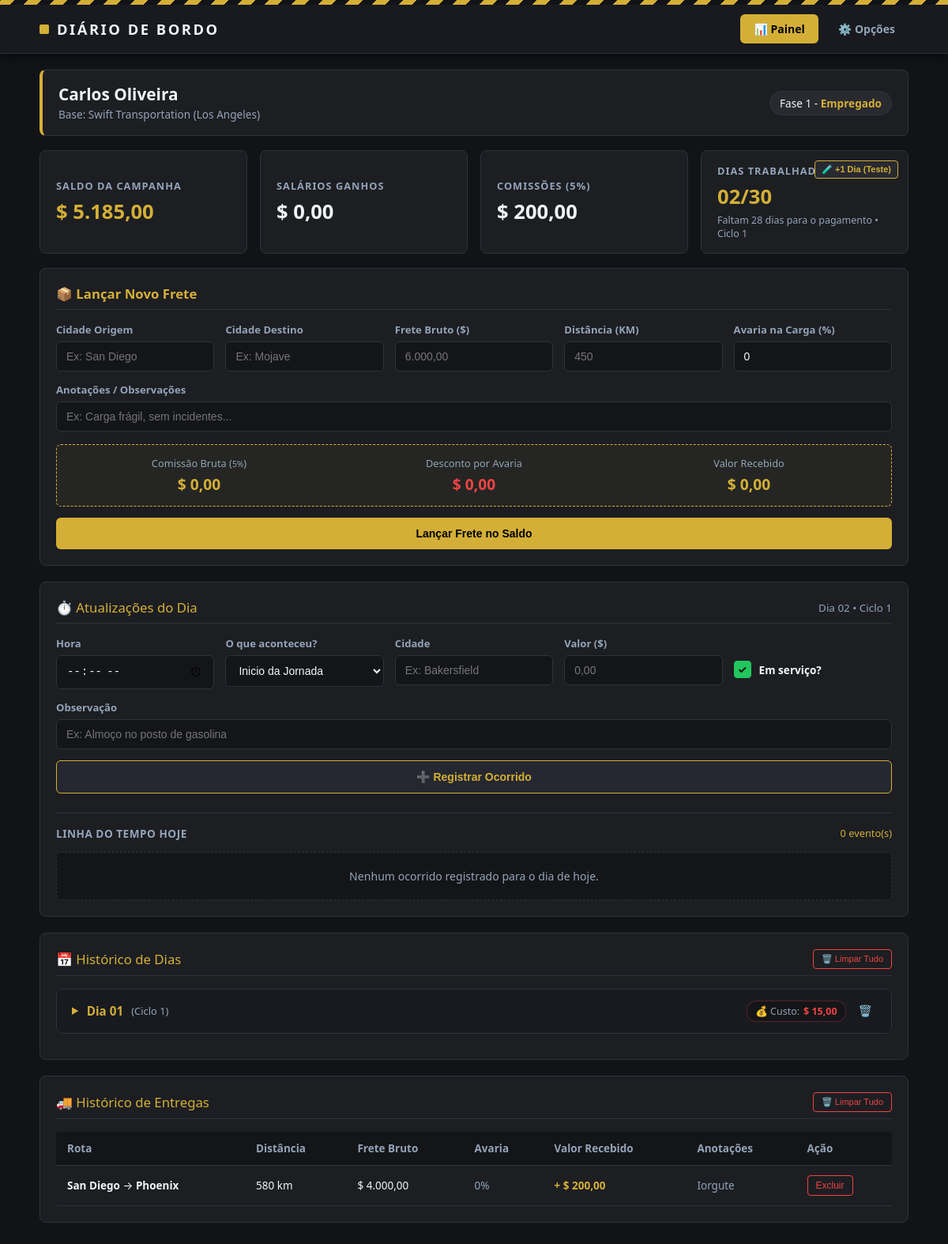
Before: / with the older database file.
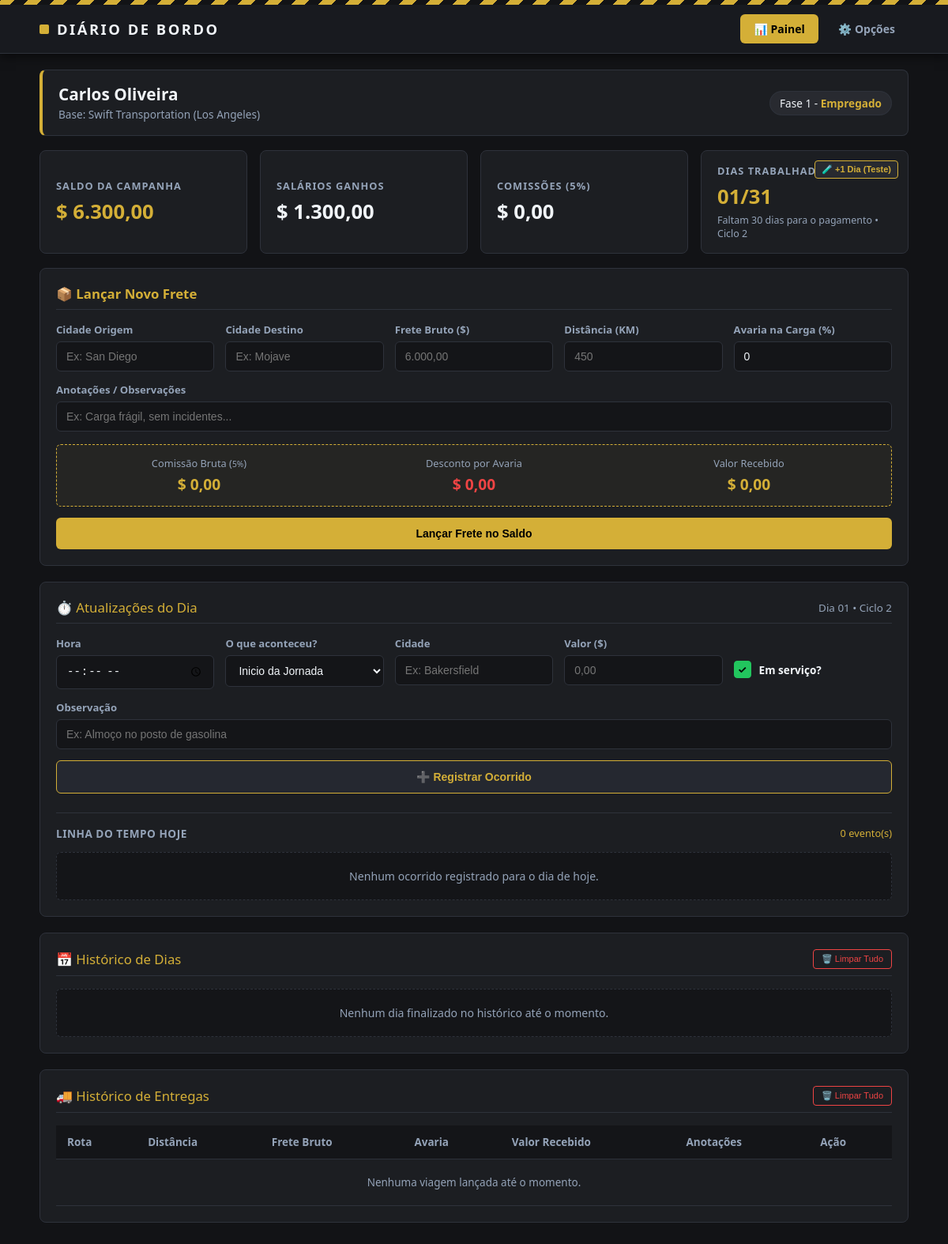
After: the same page with the newer database file.
### app.py (models this page shows)
class Jogador(db.Model):
    id = db.Column(db.Integer, primary_key=True)
    nome = db.Column(db.String(100), default="Motorista")
    empresa_base = db.Column(db.String(100), default="Swift Transportation")
    cidade_base = db.Column(db.String(100), default="Los Angeles")
    fase = db.Column(db.Integer, default=1)
    cargo = db.Column(db.String(100), default="Empregado")
    moeda = db.Column(db.String(10), default="$")
    saldo = db.Column(db.Float, default=0.0)
    total_salarios = db.Column(db.Float, default=0.0)
    dias_trabalhados = db.Column(db.Integer, default=1)
    ciclo = db.Column(db.Integer, default=1)
    @property
    def dias_no_mes(self):
        return 30 if (self.ciclo % 2 != 0) else 31

class DiaHistorico(db.Model):
    id = db.Column(db.Integer, primary_key=True)
    numero_dia = db.Column(db.Integer, nullable=False)
    ciclo = db.Column(db.Integer, nullable=False)
    situacao = db.Column(db.String(50), default="Tranquilo")
    chuva = db.Column(db.String(50), default="Sem chuva")
    custo_total = db.Column(db.Float, default=0.0)
    eventos = db.relationship('EventoDia', backref='dia_historico', lazy=True, cascade="all, delete")

class Viagem(db.Model):
    id = db.Column(db.Integer, primary_key=True)
    origem = db.Column(db.String(100), nullable=False)
    destino = db.Column(db.String(100), nullable=False)
    frete_bruto = db.Column(db.Float, nullable=False)
    distancia_km = db.Column(db.Float, nullable=False)
    avaria_pct = db.Column(db.Float, default=0.0)
    comissao_recebida = db.Column(db.Float, nullable=False)
    anotacoes = db.Column(db.String(255), nullable=True)

### app.py (the view)
@app.route('/')
def dashboard():
    jogador = Jogador.query.first()
    if not jogador:
        jogador = Jogador(nome="Carlos Oliveira", empresa_base="Swift Transportation", cidade_base="Los Angeles", fase=1, cargo="Empregado", moeda="$", saldo=5000.0, total_salarios=0.0, dias_trabalhados=1, ciclo=1)
        db.session.add(jogador)
        db.session.commit()
    viagens = Viagem.query.order_by(Viagem.id.desc()).all()
    eventos_pendentes = EventoDia.query.filter_by(dia_historico_id=None).order_by(EventoDia.id.asc()).all()
    historico_dias = DiaHistorico.query.order_by(DiaHistorico.id.desc()).all()
    return render_template('dashboard.html', jogador=jogador, viagens=viagens, eventos_pendentes=eventos_pendentes, historico_dias=historico_dias, aba_ativa='painel')

### app.py (called while the page is built)
@app.template_filter('moeda')
def moeda_filter(valor, simbolo='$'):
    if valor is None:
        valor = 0.0
    sinal = '-' if valor < 0 else ''
    valor_abs = abs(valor)
    valor_formatado = f"{valor_abs:,.2f}".replace(',', 'X').replace('.', ',').replace('X', '.')
    return f"{sinal}{simbolo} {valor_formatado}"

@app.template_filter('numero')
def numero_filter(valor, casas=0):
    if valor is None: valor = 0
    if casas == 0: return f"{int(valor):,}".replace(',', '.')
    else: return f"{{:,.{casas}f}}".format(valor).replace(',', 'X').replace('.', ',').replace('X', '.')

### templates/dashboard.html (shortened to what this page needs)
{% extends 'base.html' %}
{% block content %}
<div class="header-profile">
    <div>
        <h2>{{ jogador.nome }}</h2>
        <small>Base: {{ jogador.empresa_base }} ({{ jogador.cidade_base }})</small>
    </div>
    <div>
        <span style="background: #282a30; padding: 5px 12px; border-radius: 20px; border: 1px solid var(--borda); font-size: 0.85em;">
            Fase {{ jogador.fase }} - <strong style="color: var(--dourado);">{{ jogador.cargo }}</strong>
        </span>
    </div>
</div>
<div class="cards">
    <div class="card">
        <h3>SALDO DA CAMPANHA</h3>
        <div class="value" style="color: {% if jogador.saldo < 0 %}var(--vermelho){% else %}var(--dourado){% endif %};">
            {{ jogador.saldo | moeda(jogador.moeda) }}
        </div>
    </div>
    <div class="card">
        <h3>SALÁRIOS GANHOS</h3>
        <div class="value" style="color: var(--texto-claro);">
            {{ jogador.total_salarios | moeda(jogador.moeda) }}
        </div>
    </div>
    <div class="card">
        <h3>COMISSÕES ({% if jogador.fase == 1 %}5%{% elif jogador.fase == 2 %}10%{% else %}20%{% endif %})</h3>
        <div class="value" style="color: var(--texto-claro);">
            {{ (viagens | sum(attribute='comissao_recebida')) | moeda(jogador.moeda) }}
        </div>
    </div>
    <div class="card">
        <form action="/avancar_dia" method="POST" style="margin: 0;">
            <button type="submit" class="btn-test" title="Clique para simular a passagem de 1 dia">🧪 +1 Dia (Teste)</button>
        </form>
        <h3>DIAS TRABALHADOS</h3>
        {% set ciclo_atual = jogador.ciclo if jogador.ciclo is defined else 1 %}
        {% set dias_totais = jogador.dias_no_mes %}
        {% set dias_atuais = jogador.dias_trabalhados if jogador.dias_trabalhados is defined else 1 %}
        {% set dias_restantes = dias_totais - dias_atuais %}
        <div class="value" style="color: var(--dourado);">
            {{ "%02d"|format(dias_atuais) }}/{{ dias_totais }}
        </div>
        <div class="subtext">
            Faltam {{ dias_restantes }} dias para o pagamento • Ciclo {{ ciclo_atual }}
        </div>
    </div>
</div>
<div class="form-section">
    <h3 class="section-title">📦 Lançar Novo Frete</h3>
    <form action="/registrar_viagem" method="POST" id="formViagem">
        <div class="form-grid">
            <div class="form-group">
                <label>Cidade Origem</label>
                <input type="text" name="origem" placeholder="Ex: San Diego" required>
            </div>
            <div class="form-group">
                <label>Cidade Destino</label>
                <input type="text" name="destino" placeholder="Ex: Mojave" required>
            </div>
            <div class="form-group">
                <label>Frete Bruto ({{ jogador.moeda }})</label>
                <input type="text" id="frete_bruto" name="frete_bruto" inputmode="numeric" placeholder="6.000,00" required>
            </div>
            <div class="form-group">
                <label>Distância (KM)</label>
                <input type="text" id="distancia_km" name="distancia_km" placeholder="450" required>
            </div>
            <div class="form-group">
                <label>Avaria na Carga (%)</label>
                <input type="text" id="avaria_pct" name="avaria_pct" value="0" placeholder="0">
            </div>
            <div class="form-group full-width">
                <label>Anotações / Observações</label>
                <input type="text" name="anotacoes" placeholder="Ex: Carga frágil, sem incidentes...">
            </div>
        </div>
        <div class="preview-box">
            <div class="preview-item">
                <div style="color: var(--texto-mudo); font-size: 0.8em; margin-bottom: 4px; white-space: nowrap;">
                    Comissão Bruta (<span id="txtPctComissao" style="display: inline !important; padding: 0; margin: 0;">{% if jogador.fase == 1 %}5%{% elif jogador.fase == 2 %}10%{% else %}20%{% endif %}</span>)
                </div>
                <strong id="prevComissaoBruta">{{ jogador.moeda }} 0,00</strong>
            </div>
            <div class="preview-item">
                <div style="color: var(--texto-mudo); font-size: 0.8em; margin-bottom: 4px; white-space: nowrap;">
                    Desconto por Avaria
                </div>
                <strong id="prevDesconto" style="color: var(--vermelho);">{{ jogador.moeda }} 0,00</strong>
            </div>
            <div class="preview-item">
                <div style="color: var(--texto-mudo); font-size: 0.8em; margin-bottom: 4px; white-space: nowrap;">
                    Valor Recebido
                </div>
                <strong id="prevComissaoLiquida">{{ jogador.moeda }} 0,00</strong>
            </div>
        </div>
        <button type="submit" class="btn-submit">Lançar Frete no Saldo</button>
    </form>
</div>
<div class="form-section" id="secao-atualizacoes">
    <div class="section-title">
        <span>⏱️ Atualizações do Dia</span>
        <span style="font-size: 0.8em; color: var(--texto-mudo);">Dia {{ "%02d"|format(jogador.dias_trabalhados) }} • Ciclo {{ jogador.ciclo }}</span>
    </div>
    <form action="/registrar_evento" method="POST" id="formEvento">
        <div class="form-grid">
            <div class="form-group">
                <label>Hora</label>
                <input type="time" name="hora" required>
            </div>
            <div class="form-group">
                <label>O que aconteceu?</label>
                <select name="tipo" required>
                    <option value="Inicio da Jornada">Inicio da Jornada</option>
                </select>
            </div>
            <div class="form-group">
                <label>Cidade</label>
                <input type="text" name="cidade" placeholder="Ex: Bakersfield" required>
            </div>
            <div class="form-group">
                <label>Valor ({{ jogador.moeda }})</label>
                <input type="text" id="valor_evento" name="valor" inputmode="numeric" placeholder="0,00">
            </div>
            <div class="form-group">
                <div class="custom-checkbox-container">
                    <label class="custom-checkbox">
                        <span class="checkmark"></span>
                        Em serviço?
                    </label>
                </div>
            </div>
            <div class="form-group full-width">
                <label>Observação</label>
                <input type="text" name="observacao" placeholder="Ex: Almoço no posto de gasolina">
            </div>
        </div>
        <button type="submit" class="btn-add-event">➕ Registrar Ocorrido</button>
    </form>
    <div style="margin-top: 24px; border-top: 1px solid var(--borda); padding-top: 16px;">
        <div style="display: flex; justify-content: space-between; align-items: center; margin-bottom: 10px;">
            <span style="font-size: 0.85em; font-weight: 700; color: var(--texto-mudo); text-transform: uppercase; letter-spacing: 0.5px;">Linha do Tempo Hoje</span>
            <span style="font-size: 0.8em; color: var(--dourado);" id="lblTotalEventos">{{ eventos_pendentes | length }} evento(s)</span>
        </div>
        <div class="log-timeline" id="containerTimeline">
            {% for ev in eventos_pendentes %}
            <div class="log-card {% if ev.em_servico %}in-service{% endif %}" id="evento-card-{{ ev.id }}">
                <div class="log-left">
                    <span class="log-time">{{ ev.hora }}</span>
                    <div>
                        <div>
                            <span class="log-title">{{ ev.tipo }}</span>
                            <span class="log-city">📍 {{ ev.cidade }}</span>
                        </div>
                        {% if ev.observacao %}
                        <div class="log-obs">"{{ ev.observacao }}"</div>
                        {% endif %}
                    </div>
                </div>
                <div class="log-right">
                    {% if ev.em_servico %}
                        <span class="badge-status badge-service">Em Serviço</span>
                        <span class="log-value green">{{ ev.valor | moeda(jogador.moeda) }}</span>
                    {% elif ev.valor > 0 %}
                        <span class="badge-status badge-particular">Particular</span>
                        <span class="log-value red">- {{ ev.valor | moeda(jogador.moeda) }}</span>
                    {% else %}
                        <span class="badge-status badge-particular">Particular</span>
                        <span class="log-value muted">{{ ev.valor | moeda(jogador.moeda) }}</span>
                    {% endif %}
                    <form action="/excluir_evento/{{ ev.id }}" method="POST" style="margin: 0;">
                        <button type="submit" class="btn-icon-delete" title="Remover evento">✕</button>
                    </form>
                </div>
            </div>
            {% else %}
            <div class="empty-log-msg" style="text-align: center; color: var(--texto-mudo); padding: 20px; background: var(--bg-input); border-radius: 6px; border: 1px dashed var(--borda); font-size: 0.88em;">
                Nenhum ocorrido registrado para o dia de hoje.
            </div>
            {% endfor %}
        </div>
    </div>
</div>
<div class="table-section">
    <div class="section-title">
        <span>📅 Histórico de Dias</span>
        <button type="button" class="btn-delete" style="font-size: 11px;" onclick="abrirModalLimparHistorico()">🗑️ Limpar Tudo</button>
    </div>
    {% for dia in historico_dias %}
    <details class="day-accordion">
        <summary>
            <div class="day-summary-title">
                <strong style="color: var(--dourado);">Dia {{ "%02d"|format(dia.numero_dia) }}</strong>
                <span style="color: var(--texto-mudo); font-size: 0.85em;">(Ciclo {{ dia.ciclo }})</span>
            </div>
            <div class="day-summary-badges">
                <span class="day-badge" style="border-color: rgba(239, 68, 68, 0.3);">
                    💰 Custo: <strong style="color: var(--vermelho);">{{ dia.custo_total | moeda(jogador.moeda) }}</strong>
                </span>
                <button type="button" class="btn-icon-delete" title="Excluir este dia" onclick="abrirModalExcluirDia({{ dia.id }}, {{ dia.numero_dia }})">🗑️</button>
            </div>
        </summary>
    </details>
    {% else %}
    <p style="text-align: center; color: var(--texto-mudo); padding: 20px; margin: 0; background: var(--bg-input); border-radius: 6px; border: 1px dashed var(--borda); font-size: 0.88em;">
        Nenhum dia finalizado no histórico até o momento.
    </p>
    {% endfor %}
</div>
<div class="table-section">
    <div class="section-title">
        <span>🚚 Histórico de Entregas</span>
        <button type="button" class="btn-delete" style="font-size: 11px;" onclick="abrirModalLimparViagens()">🗑️ Limpar Tudo</button>
    </div>
    <table>
        <thead>
            <tr>
                <th>Rota</th>
                <th>Distância</th>
                <th>Frete Bruto</th>
                <th>Avaria</th>
                <th>Valor Recebido</th>
                <th>Anotações</th>
                <th>Ação</th>
            </tr>
        </thead>
        <tbody>
            {% for viagem in viagens %}
            <tr>
                <td><strong>{{ viagem.origem }}</strong> → <strong>{{ viagem.destino }}</strong></td>
                <td>{{ viagem.distancia_km | numero }} km</td>
                <td>{{ viagem.frete_bruto | moeda(jogador.moeda) }}</td>
                <td>
                    {% if viagem.avaria_pct > 0 %}
                        <span style="color: var(--vermelho);">{{ viagem.avaria_pct | numero(1) }}%</span>
                    {% else %}
                        <span style="color: var(--texto-mudo);">0%</span>
                    {% endif %}
                </td>
                <td>
                    {% if viagem.comissao_recebida < 0 %}
                        <span style="color: var(--vermelho); font-weight: bold;">{{ viagem.comissao_recebida | moeda(jogador.moeda) }}</span>
                    {% else %}
                        <span style="color: var(--dourado); font-weight: bold;">+ {{ viagem.comissao_recebida | moeda(jogador.moeda) }}</span>
                    {% endif %}
                </td>
                <td style="color: var(--texto-mudo);">{{ viagem.anotacoes or '-' }}</td>
                <td>
                    <button type="button" class="btn-delete" onclick="abrirModalExcluirViagem({{ viagem.id }})">Excluir</button>
                </td>
            </tr>
            {% else %}
            <tr>
                <td colspan="7" style="text-align: center; color: var(--texto-mudo); padding: 20px;">
                    Nenhuma viagem lançada até o momento.
                </td>
            </tr>
            {% endfor %}
        </tbody>
    </table>
</div>
{% endblock %}

### templates/base.html (shortened to what this page needs)
<!DOCTYPE html>
<html lang="pt-br">
<head>
    <link rel="stylesheet" href="{{ url_for('static', filename='css/style.css') }}">
</head>
<body>
    <header class="top-navbar">
        <div class="safety-stripe"></div>
        <div class="navbar-content">
            <div class="brand-logo">Diário de Bordo</div>
            <nav class="nav-menu">
                <a href="/" class="nav-item {% if aba_ativa == 'painel' %}active{% endif %}">📊 Painel</a>
                <a href="/opcoes" class="nav-item {% if aba_ativa == 'opcoes' %}active{% endif %}">⚙️ Opções</a>
            </nav>
        </div>
    </header>
    <div class="container">
        {% block content %}{% endblock %}
    </div>
</body>
</html>

Changed rows visible on the page:
removed DiaHistorico: numero_dia "01", ciclo "1", custo_total|moeda "$ 15,00"
removed Viagem: origem "San Diego", destino "Phoenix", distancia_km|numero "580", frete_bruto|moeda "$ 4.000,00", avaria_pct "0%", comissao_recebida|moeda "$ 200,00", anotacoes "Iorgute"
changed Jogador "Carlos Oliveira": saldo|moeda "$ 5.185,00" → "$ 6.300,00"; total_salarios|moeda "$ 0,00" → "$ 1.300,00"; dias_trabalhados "02" → "01"; ciclo "1" → "2"
Other visible differences:
{{ (viagens | sum(attribute='comissao_recebida')) | moeda(jogador.moeda) }}: "$ 200,00" → "$ 0,00"
{{ "%02d"|format(dias_atuais) }}: "02" → "01"
{{ dias_totais }}: "30" → "31"
{{ dias_restantes }}: "28" → "30"
{{ ciclo_atual }}: "1" → "2"
text now shown: "Nenhum dia finalizado no histórico até o momento. Nenhuma viagem lançada até o momento."
